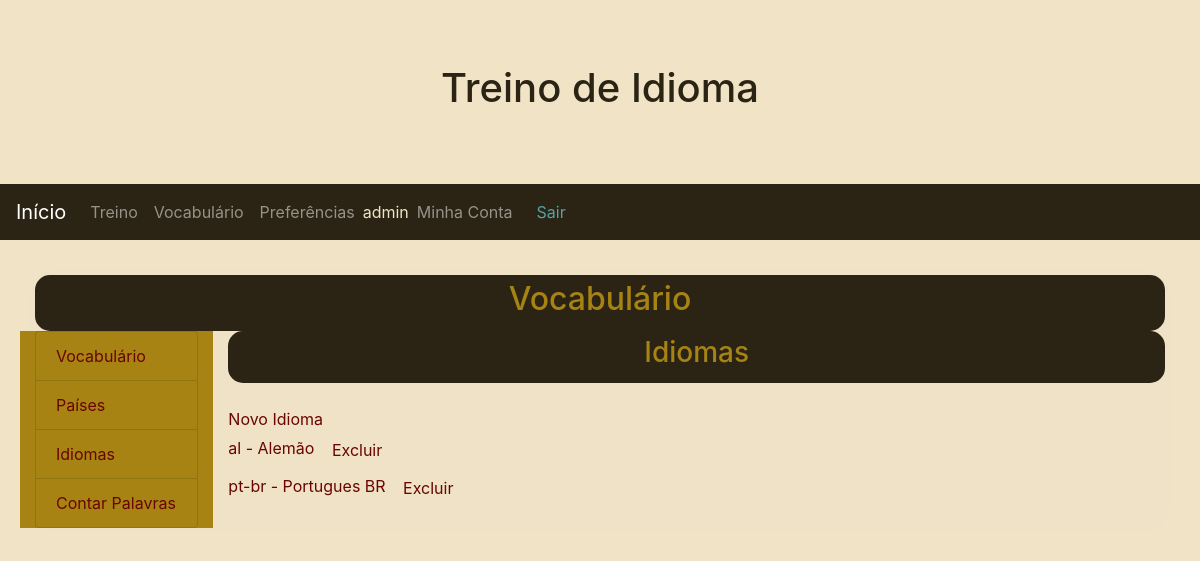
Page /Wortschatz/Sprachliste/ (signed in) on the committed database.
### Wortschatz/models.py (models this page shows, shortened)
class Sprache(models.Model):
    name  = models.CharField('Nome', max_length = 100, unique=True)
    slug  = models.SlugField('Abreviatura', max_length = 7, unique=True)
    lands = models.ManyToManyField(Land, through='Land_Sprache', verbose_name="Países")
    created = models.DateTimeField('Criado em', auto_now_add=True, null=True)
    modified = models.DateTimeField('Modificado em', auto_now=True, null=True)
    class Meta:
        verbose_name = 'Idioma'
        verbose_name_plural = 'Idiomas'
        ordering = ['name', 'slug', 'created', 'modified']

### Wortschatz/views.py (the view)
# urls.py: path('Sprachliste/', SprachlisteListView.as_view(), name='Sprachliste'),
class SprachlisteListView(LoginRequiredMixin, ListView):
    model = Sprache
    template_name = 'Wortschatz/Sprachliste.html'

### Wortschatz/templates/Wortschatz/Sprachliste.html (shortened to what this page needs)
{% extends "Wortschatz/index.html" %}
{% block Wortschatz_Inhalt %}
<header>
  <h3>Idiomas</h3>
</header>
<section>
  <br/><a href=" {% url 'Wortschatz:neuesSprache' %} ">Novo Idioma</a>
  {% if object_list %}
    {% for Sprache in object_list %}
      <br/><a href="{% url 'Wortschatz:Sprachewechseln' Sprache.slug %}">{{Sprache.slug}} - {{Sprache.name}}</a> <a href="{% url 'Wortschatz:Spracheloschen' Sprache.slug %}" class="btn btn-default" role="button">Excluir</a>
    {% endfor %}
  {% endif %}
</section>
{% endblock %}

### Basis/templates/Basis.html (shortened to what this page needs)
{% load static %}
<!DOCTYPE html>
<html lang="pt-br">
<head>
  <link rel="stylesheet" href="https://maxcdn.bootstrapcdn.com/bootstrap/4.1.0/css/bootstrap.min.css">
  <link href="{% static '/fontawesome-free-5.11.2-web/css/all.css' %}" rel="stylesheet">
  <link rel="stylesheet" href="{% static 'Stil/Stil.css' %}" />
</head>
<body>
<div class="jumbotron text-center" style="margin-bottom:0">
  <h1></i>Treino de Idioma</h1>
</div>
<nav class="navbar navbar-expand-sm navbar-dark">
  <a class="navbar-brand" href="{% url 'index' %}">Início</a>
  <div class="collapse navbar-collapse" id="collapsibleNavbar">
    <ul class="navbar-nav">
      <li class="nav-item">
        <a class="nav-link" href="{% url 'ausbildung:index' %}">Treino</a>
      </li>
  {% if user.is_authenticated %}
      <li class="nav-item">
        <a class="nav-link" href=" {% url 'Wortschatz:index' %}">Vocabulário</a>
      </li>
      <li class="nav-item">
        <a class="nav-link" href=" {% url 'Wortschatz:Benutzervorgabenechseln' %} ">Preferências</a>
      </li>
    </ul>
    <div class="nav-item">
        <span class="nav-brand glyphicon glyphicon-log-in">{{user}}</span>
    </div>
    <div class="">
      <ul class="navbar-nav">
        <li class="nav-item">
          <a class="nav-link" href="{% url 'Zugriff:index' %}">Minha Conta</a>
        </li>
      </ul>
    </div>
    <div class="nav-item">
        <a id="logout" class="nav-link" href="{% url 'Zugriff:logout' %}">Sair</a>
  {% endif %}
    </div>
  </div>
</nav>
<div class="container margin-top beige" style="margin-top:30px">
 {% block Inhalt %}
 {% endblock %}
</div>
<div class="jumbotron text-center" style="margin-bottom:0">
</div>
</body>
</html>

### Basis/static/Stil/Stil.css (style rules this page uses)
body { background-image: url('../Bilder/Hintergrund.png'); background-repeat: no-repeat; background-size: 100% auto; background-color: #f0e3c6; color: #2b2414; }
body a { color: #690500; }
.jumbotron { background: none; color: #2b2414; }
nav { background-color: #2b2414; color: #f0e3c6; }
nav a { color: #56a3a6; }
header { border: 5px solid #2b2414; background-color: #2b2414; color: #a78314; border-radius: 15px; }
header, h1, h2 { text-align: center; }
.beige { background-color: rgba(240, 227, 198,0.6); border-radius: 25px; padding: 5px; }

### rows in the picture
Sprache: slug "al", name "Alemão"
Sprache: slug "pt-br", name "Portugues BR"

### other values in the picture
{{ user }} "admin"
